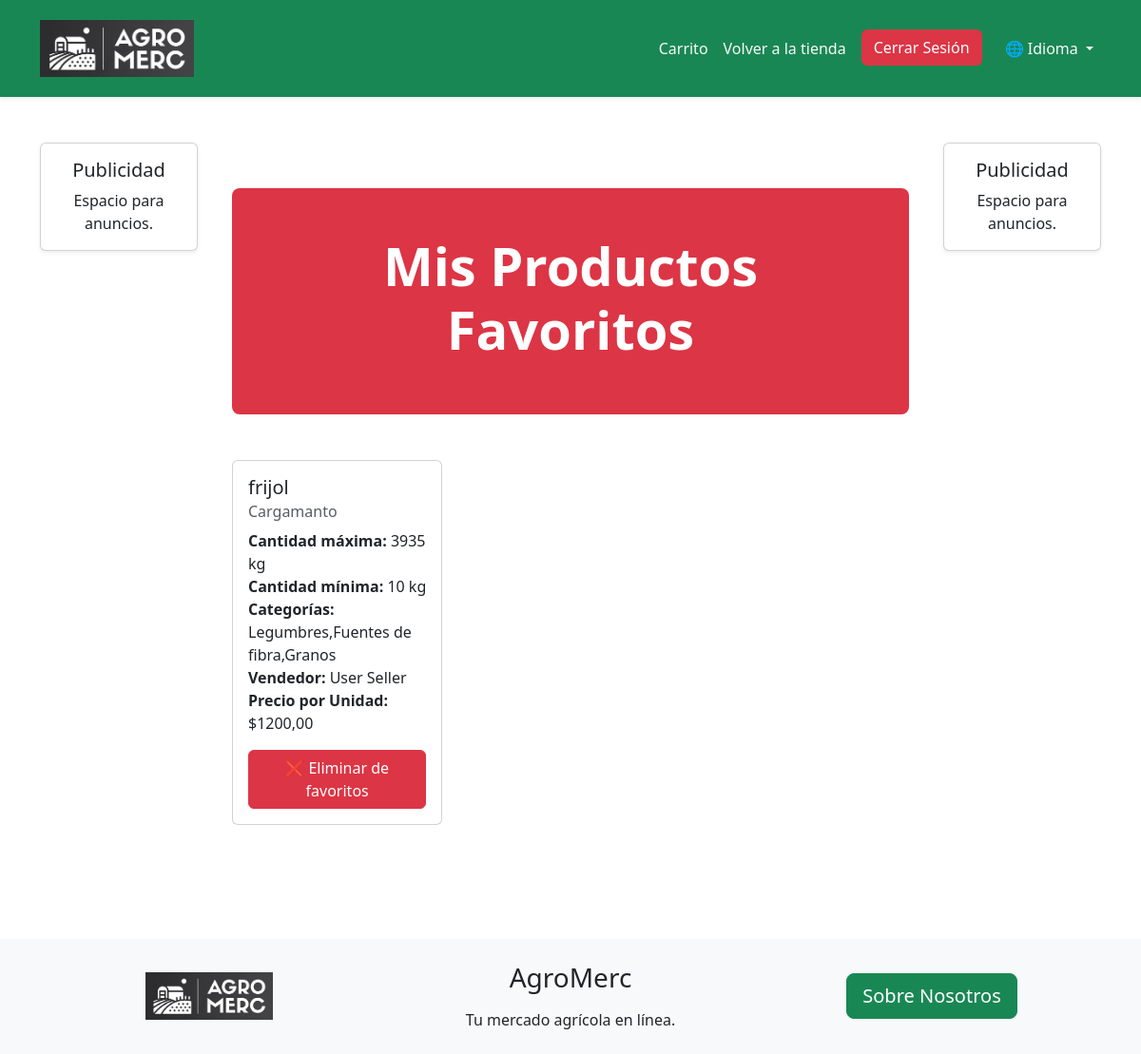
Page /favorites/ (signed in) on the committed database.
### AgroMercApp/models.py (models this page shows, shortened)
class FavoriteProduct(models.Model):
    user = models.ForeignKey(
        settings.AUTH_USER_MODEL,
        on_delete=models.CASCADE,
        verbose_name='Usuario'
    )
    product = models.ForeignKey(
        ProductModel,
        on_delete=models.CASCADE,
        verbose_name='Producto'
    )
    added_at = models.DateTimeField(
        auto_now_add=True,
        verbose_name='Fecha de adición'
    )
    class Meta:
        unique_together = ('user', 'product')
        verbose_name = 'Producto Favorito'
        verbose_name_plural = 'Productos Favoritos'

class ProductModel(models.Model):
    PRODUCTS_NAME_CHOICES = [
        ('aguacate', 'Aguacate'),
        ('banana', 'Banano'),
        ('brocoli', 'Brócoli'),
        ('cafe', 'Café'),
        ('cebolla_cabezona', 'Cebolla Cabezona'),
        ('cebolla_larga', 'Cebolla Larga'),
        ('coliflor', 'Coliflor'),
        ('frijol', 'Frijol'),
        ('guayaba', 'Guayaba'),
        ('lechuga', 'Lechuga'),
        ('limon', 'Limón'),
        ('lulo', 'Lulo'),
        ('maiz', 'Maíz'),
        ('mango', 'Mango'),
        ('maracuya', 'Maracuyá'),
        ('naranja', 'Naranja'),
        ('papa', 'Papa'),
        ('papaya', 'Papaya'),
        ('platano', 'Platano'),
        ('piña', 'Piña'),
        ('sandia', 'Sandía'),
        ('tomate', 'Tomate'),
        ('yuca', 'Yuca'),
        ('zanahoria', 'Zanahoria')
    ]
    UNITS_CHOICES = (
        ('kg', 'Kilogramos'),
        ('lb', 'Libras'),
        ('unit', 'Unidades'),
    )
    productName = models.CharField(max_length=30,choices=PRODUCTS_NAME_CHOICES, verbose_name='Nombre del Producto')
    specificName = models.CharField(max_length=100, verbose_name='Nombre Específico')
    maxQuantity = models.IntegerField(verbose_name='Cantidad Máxima')
    minQuantity = models.IntegerField(verbose_name='Cantidad Mínima')
    unit = models.CharField(max_length=10, choices=UNITS_CHOICES, verbose_name='Unidad de Medida')
    seller = models.ForeignKey(settings.AUTH_USER_MODEL, on_delete=models.CASCADE,verbose_name='Vendedor')
    sellerId = models.CharField(max_length=10,verbose_name='Cedula del Vendedor')
    categories = models.CharField(max_length=100, verbose_name='Categorías')
    pricePeerUnit = models.DecimalField(max_digits=10, decimal_places=2, verbose_name='Precio por Unidad',default=1000)

class UserModel(AbstractUser):
    USER_TYPE_CHOICES = (
        ('buyer', 'Comprador'),
        ('seller', 'Vendedor'),
    )
    fullname = models.CharField(max_length=100, verbose_name='Nombres Completos')
    fullLastName = models.CharField(max_length=100, verbose_name='Apellidos Completos')
    idNumber = models.CharField(max_length=20, verbose_name='Número de Cédula')
    phoneNumber = models.CharField(max_length=12, verbose_name='Número de Teléfono')
    userType = models.CharField(max_length=10, choices=USER_TYPE_CHOICES, verbose_name='Tipo de Usuario', default='buyer')

### AgroMercApp/views.py (the view)
# urls.py: path('favorites/', ListFavoritesView.as_view(), name='favorites'),
class ListFavoritesView(LoginRequiredMixin, ListView):
    model = FavoriteProduct
    template_name = 'pages/store/products/favorites.html'
    context_object_name = 'favorites'
    def get_queryset(self):
        return FavoriteProduct.objects.filter(user=self.request.user)
    def get_context_data(self, **kwargs):
        context = super().get_context_data(**kwargs)
        context['products'] = [fav.product for fav in context['favorites']]
        return context

### AgroMercApp/templates/pages/store/products/favorites.html (shortened to what this page needs)
{% extends "pages/base.html" %}
{% load i18n %}
{% block authenticated_links %}
<a class="nav-link btn btn-outline-dark text-light" href="{% url 'cart' %}">{% trans "Carrito" %}</a>
<a class="nav-link btn btn-outline-dark text-light" href="{% url 'home' %}">{% trans "Volver a la tienda" %}</a>
{% endblock %}
{% block content %}
<div class="container py-5">
    <div class="row">
        <div class="col-12">
            <div class="h-100 p-5 text-center text-white bg-danger rounded-3">
                <h1 class="display-4 fw-bold">{% trans "Mis Productos Favoritos" %}</h1>
            </div>
        </div>
    </div>
    <div class="row mt-5">
        {% for favorite in favorites %}
        <div class="col-md-4 mb-4">
            <div class="card h-100">
                <div class="card-body">
                    <h5 class="card-title">{{ favorite.product.productName }}</h5>
                    <h6 class="card-subtitle mb-2 text-muted">{{ favorite.product.specificName }}</h6>
                    <p class="card-text">
                        <strong>{% trans "Cantidad máxima:" %}</strong> {{ favorite.product.maxQuantity }} {{ favorite.product.unit }}<br>
                        <strong>{% trans "Cantidad mínima:" %}</strong> {{ favorite.product.minQuantity }} {{ favorite.product.unit }}<br>
                        <strong>{% trans "Categorías:" %}</strong> {{ favorite.product.categories }}<br>
                        <strong>{% trans "Vendedor:" %}</strong> {{ favorite.product.seller.fullname }} {{ favorite.product.seller.fullLastName }}<br>
                        <strong>{% trans "Precio por Unidad:" %}</strong> ${{ favorite.product.pricePeerUnit }}
                    </p>
                    <form action="{% url 'removeFromFavorites' favorite.product.id %}" method="post" class="mt-2">
                        <button type="submit" class="btn btn-danger w-100">
                            ❌ {% trans "Eliminar de favoritos" %}
                        </button>
                    </form>
                </div>
            </div>
        </div>
        {% empty %}
        <div class="col-12">
            <div class="alert alert-info text-center" role="alert">
                {% trans "No tienes productos favoritos aún." %}
            </div>
        </div>
        {% endfor %}
    </div>
</div>
{% endblock %}

### rows in the picture
FavoriteProduct: product.productName "frijol", product.specificName "Cargamanto", product.maxQuantity "3935", product.unit "kg", product.minQuantity "10", product.categories "Legumbres,Fuentes de fibra,Granos", product.seller.fullname "User", product.seller.fullLastName "Seller", product.pricePeerUnit "1200,00"
